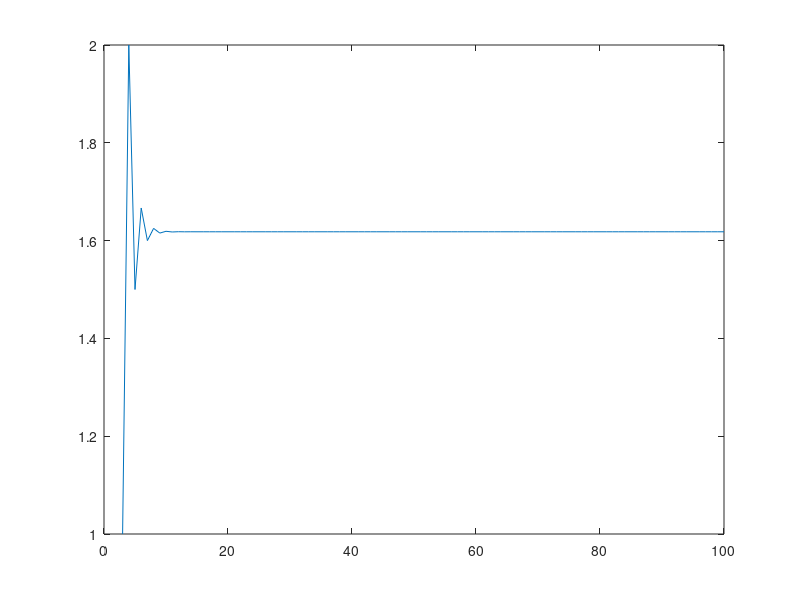

Write the MATLAB code that produced this figure.
% Aufgabe 1b.m
% 11.05.2024
clc, clearvars, close all

n = 100;
fibb = [0, 1];

for i = 3:n
    fibb(i) = fibb(i - 1) + fibb(i - 2);
end

x = linspace(2, 100, 99);
f = @(n) (fibb(n) ./ fibb(n-1));
plot(x, f(x));